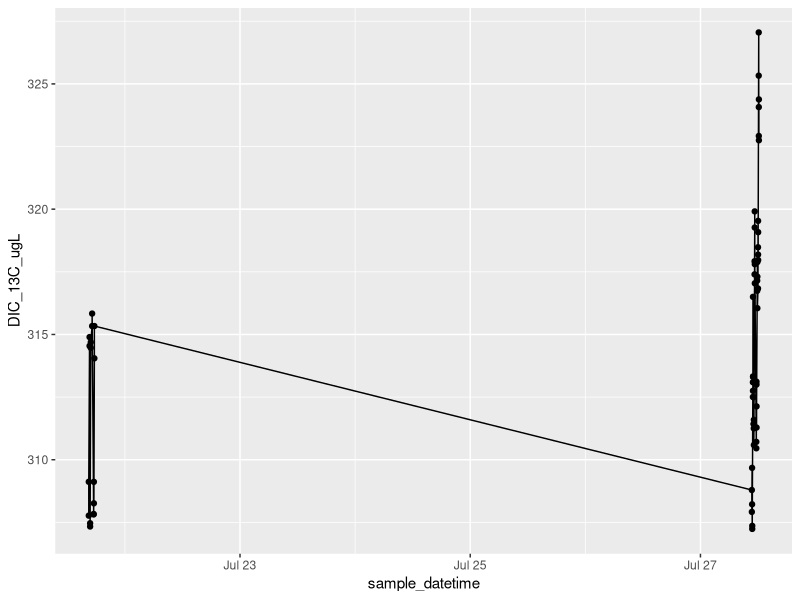
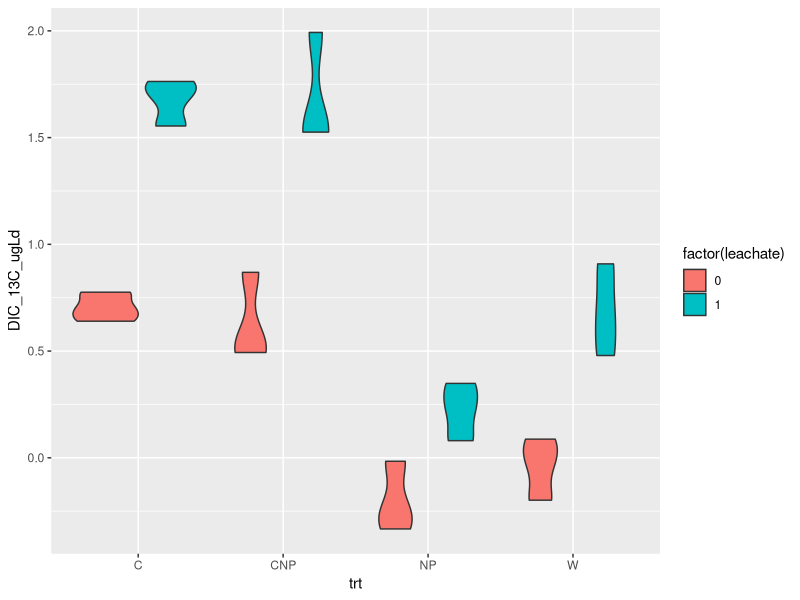
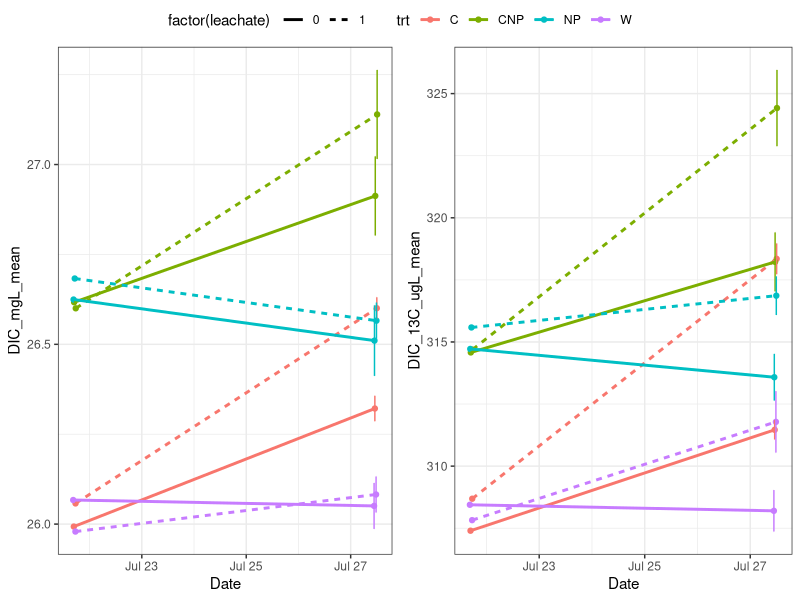
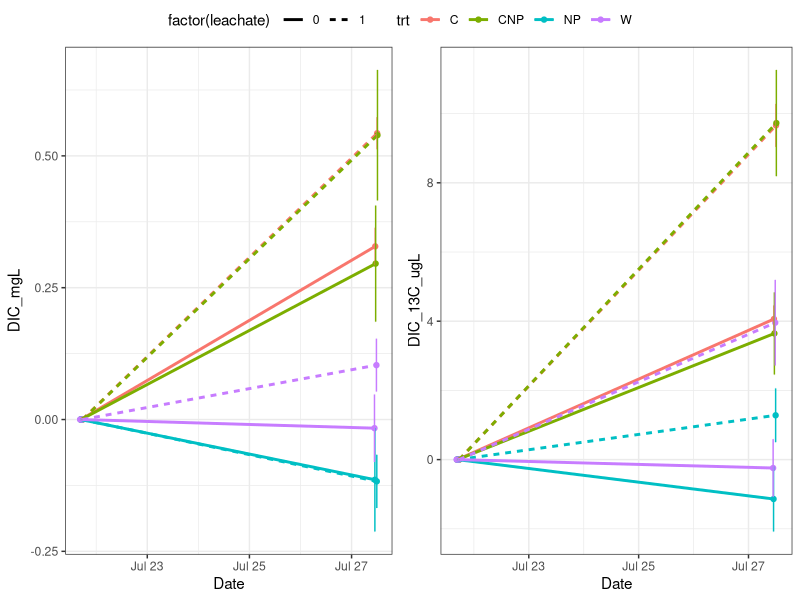
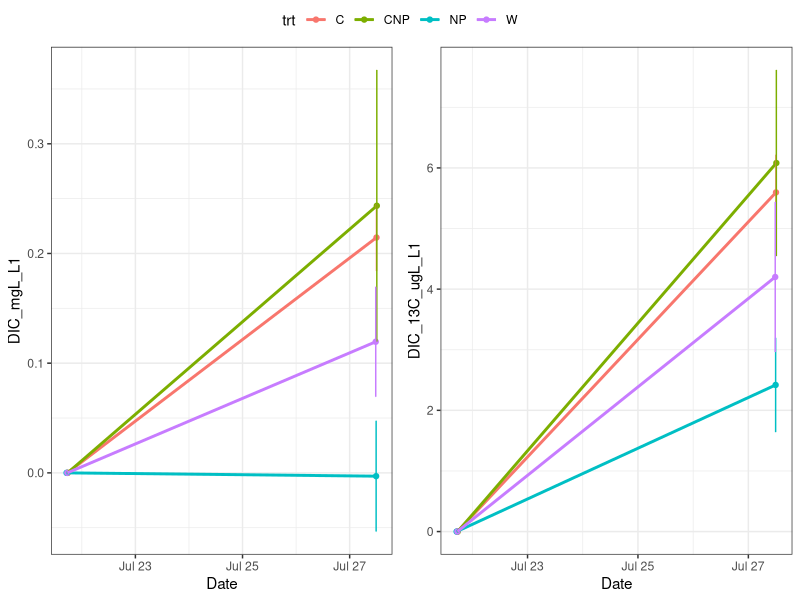
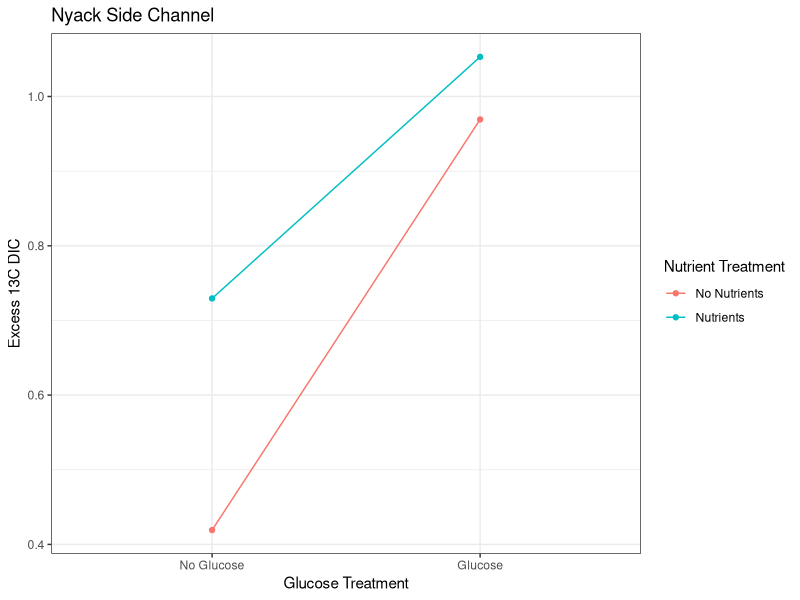
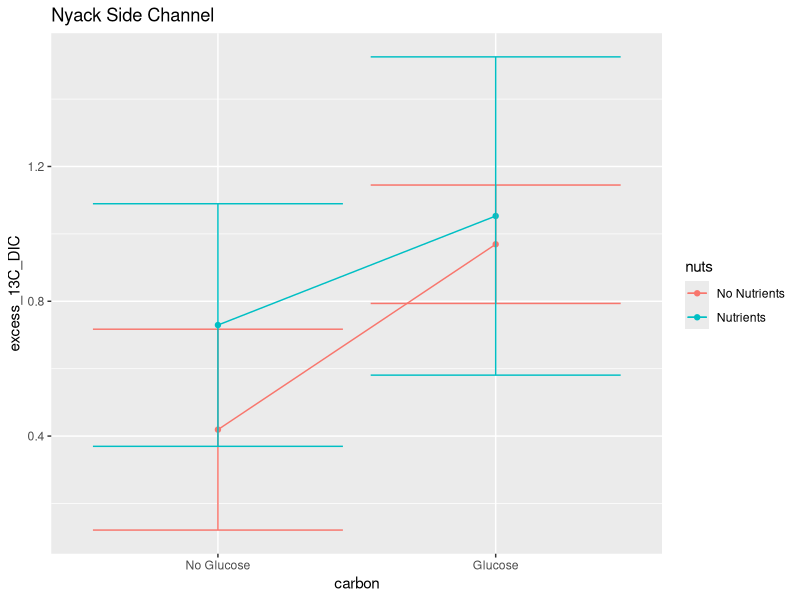

These figures' R source, in order:
library(tidyverse)
library(lubridate)
library(dplyr)


# setup ####
dat <- read_csv("data/Kirby_NyackSC/nsc_expt.csv")
alk <- read_csv('data/alkalinity/nsc_alkalinity.csv') %>%
    filter(!is.na(trt)) %>%
    mutate(date = as.Date(date, format = '%m/%d/%Y')) %>%
    select(-samplenum, -treatment, -vol_acid)
glimpse(dat)


# Functions ####
deltoAF<- function (del) {
  Rst<-0.0112372
  R<-(del/1000+1)*Rst
  AF<-R/(1+R)
  AF

}

AFtodel <- function (AF) {
  Rst<-0.0112372
  R<- AF/(1-AF)
  del<- (R/Rst-1)*1000

  del
}

DICfrom_C_A <- function(K1, K2, C, A){
  H_minus <- (((-K1*C))-sqrt(((K1*C)^2)-(4*-1*A*2*K1*K2*C)))/(2*-1*A)
  pH <- -1*log10(H_minus)
  B <- (K1*C)/H_minus
  Ca <- (K2*B)/H_minus
  D <- C + B + Ca
  A_check <- B + 2*Ca

  l <- list(H_minus, pH, C, B, Ca, D, A, A_check)
  names(l) <- c("H", "pH", "C", "B", "Ca", "D", "A","A check")
  DIC = l$D
  return(DIC)
}

# metadata ####
trts <- data.frame(Treatment = 1:8,
                   trt = c('W',  'NP', 'C', 'CNP','W',  'NP', 'C', 'CNP'),
                   leachate = c(0,0,0,0,1,1,1,1))

# add actual data for this part once we have DOC from Adam
c_source <- read_csv('data/DOC_stock_concentrations.csv')

# There is no clear pattern in the alkalinity data. Take an average:
alk <- alk %>% filter(final_pH > 4.3) %>%
    summarize(alk_meqL = mean(alk_meqL))

dat <- left_join(dat, trts, by = 'Treatment') %>%
    mutate(date = as.Date(sample_datetime))
    #left_join(alk, by = c('date', 'trt', 'leachate'))

# calculate DIC in the water ####
###testing DIC from pCO2-alk
###partial pressures of CO2 pCO2 in uatm
#alk <- 1.588 *10 ^(-3) # mol/L
# pCO2 <- 30 * 10^(-6) # mol/L
temp <- 273+21
K1 <- exp(290.9097-14554.21/(temp)-45.0575*log(temp))
K2 <- exp(207.6548-11843.79/(temp)-33.6485*log(temp))

# out <-DICfrom_C_A(K1=K1, K2=K2,C=pCO2,A=alk)
dat$DIC_molL <- DICfrom_C_A(K1, K2, dat$CO2_conc_umolL * 10^(-6),
                            alk$alk_meqL* 10^-3)
# dat$DIC_13molL <- DICfrom_C_A(K1, K2, dat$CO2_13C_umolL * 10^(-6), alk)
dat$DIC_mgL <- dat$DIC_molL*12.011*1000
# dat$AF = deltoAF(dat$delCO2)
dat$DIC_13C_umolL = dat$DIC_molL * dat$AF *10^6
dat$DIC_13C_ugL = dat$DIC_13C_umolL * 13


dat %>% dplyr::filter(!is.na(Treatment)) %>%
ggplot(aes(x = sample_datetime, y = DIC_13C_ugL))+
  geom_point() + geom_line()

# # Clean up data ####
# # Remove high time zero point:
# dat %>% filter(batch == 1, Treatment == 6)
# # It looks like the high one is syringe 8G. Check this in the notes.
#
# dat <- dat %>%
#     filter(!(batch == 1 & Syringe == '8G'),
#            !is.na(Treatment))

#FINAL FIGURES####

# filter to use only the start and end time points
dat_sum <- dat %>%
    group_by(batch, trt, leachate, replicate) %>%
    summarize(across(any_of(c('sample_datetime', 'delCO2', 'DIC_mgL',
                              'DIC_13C_ugL', 'alk_meqL')),
                     .fns = ~mean(., na.rm = T))) %>%
    ungroup()

bottle_dif <-
    dat_sum %>% select(-starts_with(c('delCO2', 'alk_meqL'))) %>%
    mutate(batch = case_when(batch == 1 ~ 'T0',
                             batch == 2 ~ 'T1'))%>%
    pivot_wider(names_from = c('batch', 'replicate'),
                values_from = c('sample_datetime', 'DIC_mgL', 'DIC_13C_ugL')) %>%
    rename_with(~sub('_NA$', '', .)) %>%
    mutate(across(starts_with('DIC_mgL_T1'), .fns = ~ . - DIC_mgL_T0),
           across(starts_with('DIC_13C_ugL_T1'), .fns = ~ . - DIC_13C_ugL_T0),
           across(starts_with('sample_datetime_T1'), .fns = ~ . - sample_datetime_T0)) %>%
    select(-ends_with('T0')) %>%
    pivot_longer(cols = ends_with(c('_A', '_B', '_C')),
                 names_to = c('.value', 'rep'),
                 names_sep = '_T1_') %>%
    mutate(sample_datetime = as.numeric(sample_datetime),
           DIC_ugLd = DIC_mgL/sample_datetime*1000,
           DIC_13C_ugLd = DIC_13C_ugL/sample_datetime) %>%
    select(-sample_datetime, -DIC_mgL, -DIC_13C_ugL) %>%
    mutate(site = "nyack_sc")

ggplot(bottle_dif, aes(trt, DIC_13C_ugLd, fill = factor(leachate))) +
    geom_violin()
write_csv(bottle_dif, 'data/DIC_change_by_bottle_nsc.csv')

dat_sum <- dat_sum %>%
    select(-replicate) %>%
    group_by(batch, trt, leachate) %>%
    summarize(across(any_of(c('sample_datetime', 'delCO2', 'DIC_mgL',
                              'DIC_13C_ugL', 'alk_meqL')),
                     .fns = list(mean = ~mean(., na.rm = T),
                                 sd = ~sd(., na.rm = T)))) %>%
    rename(sample_datetime = sample_datetime_mean) %>%
    select(-sample_datetime_sd) %>%
    mutate(across(ends_with('sd'), ~case_when(is.na(.) ~ 0,
                                              TRUE ~ .))) %>%
    mutate(site = "nsc")
write_csv(dat_sum, 'data/DIC_overtime_nsc.csv')

p12 <- ggplot(dat_sum, aes(sample_datetime, DIC_mgL_mean, col = trt, lty = factor(leachate)))+
    geom_point() + geom_line(size = 1) +
    geom_errorbar(aes(ymin = DIC_mgL_mean - DIC_mgL_sd,
                      ymax = DIC_mgL_mean + DIC_mgL_sd), lty = 1)+
    xlab('Date') +theme_bw()
p13 <- ggplot(dat_sum, aes(sample_datetime, DIC_13C_ugL_mean, col = trt, lty = factor(leachate)))+
    geom_point() + geom_line(size = 1) +
    geom_errorbar(aes(ymin = DIC_13C_ugL_mean - DIC_13C_ugL_sd,
                      ymax = DIC_13C_ugL_mean + DIC_13C_ugL_sd), lty = 1)+
    xlab('Date') +theme_bw()

png(filename = 'figures/nsc_expt_13CO2overtime.png',
    width = 8, height = 5, res = 300, units = 'in')
ggpubr::ggarrange(p12, p13, common.legend = T)
dev.off()

#removing baseline ####

dat_dif <- dat_sum %>% select(-starts_with(c('delCO2', 'alk_meqL'))) %>%
    mutate(batch = case_when(batch == 1 ~ 'T0',
                             batch == 2 ~ 'T1'))%>%
    rename(DIC_mgL = DIC_mgL_mean, DIC_13C_ugL = DIC_13C_ugL_mean) %>%
    pivot_wider(names_from = 'batch',
                values_from = c('sample_datetime', 'DIC_mgL', 'DIC_13C_ugL',
                                'DIC_mgL_sd', 'DIC_13C_ugL_sd')) %>%
    mutate(DIC_mgL_T1 = DIC_mgL_T1 - DIC_mgL_T0,
           DIC_mgL_T0 = DIC_mgL_T0 - DIC_mgL_T0,
           DIC_13C_ugL_T1 = DIC_13C_ugL_T1 - DIC_13C_ugL_T0,
           DIC_13C_ugL_T0 = DIC_13C_ugL_T0 - DIC_13C_ugL_T0) %>%
    pivot_longer(cols = ends_with(c('T0', 'T1')),
                 names_to = c('.value', 'time'),
                 names_sep = '_T')


#code to save figure(change expt name)
p12 <- ggplot(dat_dif, aes(sample_datetime, DIC_mgL, col = trt, lty = factor(leachate)))+
    geom_point() + geom_line(size = 1) +
    geom_errorbar(aes(ymin = DIC_mgL - DIC_mgL_sd,
                      ymax = DIC_mgL + DIC_mgL_sd), lty = 1)+
    xlab('Date') +theme_bw()
p13 <- ggplot(dat_dif, aes(sample_datetime, DIC_13C_ugL, col = trt, lty = factor(leachate)))+
    geom_point() + geom_line(size = 1) +
    geom_errorbar(aes(ymin = DIC_13C_ugL - DIC_13C_ugL_sd,
                      ymax = DIC_13C_ugL + DIC_13C_ugL_sd), lty = 1)+
    xlab('Date') +theme_bw()
png(filename = 'figures/nsc_expt_13CO2.png',
    width = 8, height = 5, res = 300, units = 'in')
ggpubr::ggarrange(p12, p13, common.legend = T)
dev.off()

saveRDS(p12, 'data/p12_nsc_DOC')
saveRDS(p13, 'data/p13_nsc_DOC')

#removing non-leachate treatment####
dat_lch <- dat_dif %>%
    mutate(leachate = case_when(leachate == 1 ~ 'L1',
                             leachate == 0 ~ 'L0'))%>%
    pivot_wider(names_from = 'leachate',
                values_from = c('sample_datetime', 'DIC_mgL', 'DIC_13C_ugL',
                                'DIC_mgL_sd', 'DIC_13C_ugL_sd')) %>%
    mutate(DIC_mgL_L1 = DIC_mgL_L1 - DIC_mgL_L0,
           DIC_13C_ugL_L1 = DIC_13C_ugL_L1 - DIC_13C_ugL_L0) %>%
    select(-ends_with('L0')) %>%
    rename(sample_datetime = sample_datetime_L1)
    # pivot_longer(cols = ends_with(c('L0', 'L1')),
    #              names_to = c('.value', 'time'),
    #              names_sep = '_L')
    #left_join(dat_dif, by = c('time'='time','trt'='trt'))



#code to save figure(change expt name)
p12 <- ggplot(dat_lch, aes(sample_datetime, DIC_mgL_L1, col = trt))+
    geom_point() + geom_line(size = 1) +
    geom_errorbar(aes(ymin = DIC_mgL_L1 - DIC_mgL_sd_L1,
                      ymax = DIC_mgL_L1 + DIC_mgL_sd_L1), lty = 1)+
    xlab('Date') +theme_bw()
p13 <- ggplot(dat_lch, aes(sample_datetime, DIC_13C_ugL_L1, col = trt))+
    geom_point() + geom_line(size = 1) +
    geom_errorbar(aes(ymin = DIC_13C_ugL_L1 - DIC_13C_ugL_sd_L1,
                      ymax = DIC_13C_ugL_L1 + DIC_13C_ugL_sd_L1), lty = 1)+
    xlab('Date') +theme_bw()
png(filename = 'figures/nsc_expt_13CO2change.png',
    width = 8, height = 5, res = 300, units = 'in')
ggpubr::ggarrange(p12, p13, common.legend = T)
dev.off()

#tables ####

dd <- dat_sum %>% select(-starts_with(c('delCO2', 'alk_meqL'))) %>%
    mutate(batch = case_when(batch == 1 ~ 'T0',
                             batch == 2 ~ 'T'))%>%
    rename(DIC_mgL = DIC_mgL_mean, DIC_13C_ugL = DIC_13C_ugL_mean) %>%
    pivot_wider(names_from = 'batch',
                values_from = c('sample_datetime', 'DIC_mgL', 'DIC_13C_ugL',
                                'DIC_mgL_sd', 'DIC_13C_ugL_sd')) %>%
    mutate(inc_time = sample_datetime_T - sample_datetime_T0,
           Delta_T = as.numeric(inc_time),
           Delta_DIC_ugLd = (DIC_mgL_T - DIC_mgL_T0)*1000/Delta_T,
           Delta_DIC_ugLd_sd = (DIC_mgL_sd_T + DIC_mgL_sd_T0)*1000/Delta_T,
           Delta_DIC_13_ugLd = (DIC_13C_ugL_T - DIC_13C_ugL_T0)/Delta_T,
           Delta_DIC_13_ugLd_sd = (DIC_13C_ugL_sd_T + DIC_13C_ugL_sd_T0)/Delta_T) %>%
    select(-ends_with(c('_T', '_T0')))

mutate(dd, AF = Delta_DIC_13_ugLd/(Delta_DIC_13_ugLd + Delta_DIC_ugLd),
       del = AFtodel(AF))

excess13CDIC <- dd %>% select( -inc_time) %>%
    pivot_wider(id_cols = trt, names_from = 'leachate',
                values_from = c('Delta_DIC_ugLd', 'Delta_DIC_13_ugLd',
                                'Delta_DIC_ugLd_sd', 'Delta_DIC_13_ugLd_sd')) %>%
    mutate(excess_13C_DIC = Delta_DIC_13_ugLd_1 - Delta_DIC_13_ugLd_0,
           excess_13C_sd = Delta_DIC_13_ugLd_sd_1 + Delta_DIC_13_ugLd_sd_0,
           excess_DIC = Delta_DIC_ugLd_1 - Delta_DIC_ugLd_0,
           excess_DIC_sd = Delta_DIC_ugLd_sd_1 + Delta_DIC_ugLd_sd_0) %>%
    select(-ends_with(c('_1','_0'))) %>%
    mutate(site = 'nyack_sc', .before = trt)

excess13CDIC$carbon = c('Glucose', 'Glucose', 'No Glucose', 'No Glucose')
excess13CDIC$carbon <- factor(excess13CDIC$carbon, levels = c('No Glucose','Glucose'))
excess13CDIC$nuts = c('No Nutrients', 'Nutrients', 'No Nutrients', 'Nutrients')
png(filename = 'figures/nsc_expt_13CDIC_pres.png',
    width = 5, height = 5, res = 300, units = 'in')
ggplot(excess13CDIC, aes(carbon, excess_13C_DIC, col = nuts,fill = nuts, group = nuts)) +
    geom_line() + geom_point() +
    # geom_ribbon(aes(ymin = excess_13C_DIC - excess_13C_sd,
    #                   ymax = excess_13C_DIC + excess_13C_sd),col = 'transparent', alpha = 0.2,
    #             outline.type = 'full')+
    ggtitle('Nyack Side Channel')+
    xlab('Glucose Treatment') +theme_bw()+
    ylab('Excess 13C DIC')+
    guides(color = guide_legend(title = "Nutrient Treatment"))+
    guides(fill = FALSE)
dev.off()

excess13CDIC$carbon = c('Glucose', 'Glucose', 'No Glucose', 'No Glucose')
excess13CDIC$carbon <- factor(excess13CDIC$carbon, levels = c('No Glucose','Glucose'))
excess13CDIC$nuts = c('No Nutrients', 'Nutrients', 'No Nutrients', 'Nutrients')
png(filename = 'figures/nsc_expt_13CDIC.png',
    width = 5, height = 5, res = 300, units = 'in')
ggplot(excess13CDIC, aes(carbon, excess_13C_DIC, col = nuts, group = nuts)) +
    geom_line() + geom_point() +
    geom_errorbar(aes(ymin = excess_13C_DIC - excess_13C_sd,
                      ymax = excess_13C_DIC + excess_13C_sd))+
    ggtitle('Nyack Side Channel')
dev.off()

write_csv(excess13CDIC, 'data/excessDIC_nsc.csv')

# write_csv(DIC_dataframe, "processed_CO2/experiment1_processed.csv")
# DIC <- read_csv('processed_CO2/experiment1_processed.csv')
#
# # calculate excess 13CDIC in each treatment ####
# sumDIC <- filter(DIC, time_interval %in% c('T0', 'T5')) %>%
#     select(time_interval, treatment, sample_datetime, DIC_molL, DIC_13C_umolL) %>%
#     group_by(time_interval, treatment) %>%
#     # summarize(across(.fns = list(mean = ~mean(.), sd = sd(.))))
#     summarize(sample_datetime = mean(sample_datetime),
#               DIC_molL = mean(DIC_molL),
#               DIC_13C_sd = sd(DIC_13C_umolL),
#               DIC_13C_umolL = mean(DIC_13C_umolL)) %>%
#     ungroup()
#
# DIC_table <- sumDIC %>%
#     mutate(excess_13C_DIC_umolL = DIC_13C_umolL - sumDIC$DIC_13C_umolL[sumDIC$time_interval == 'T0'],
#            excess_DIC_umolL = (DIC_molL - sumDIC$DIC_molL[sumDIC$time_interval == 'T0'])*10^6,
#            excess_13C_DIC_umolL_sd = DIC_13C_sd + sumDIC$DIC_13C_sd[sumDIC$time_interval == 'T0'])
#
#
# #creating excess accumulated 13C CO2 (from DIC) plot  ####
# # setwd('/Users/niko/Dropbox/leachate_linder/processed_CO2')
# # DIC_table <- read_csv('~/Dropbox/leachate_linder/processed_CO2/DIC_table.csv')
# DIC_table$nutrients <- c(0,0,1,0,1)
# DIC_table$sugar <- c(0,1,1,0,0)
# # DIC_table$DICXS <- DIC_table$DICXS*1000
# # DIC_table$STDev_T5 <- DIC_table$STDev_T5*1000
# # DIC_table$STDev_T0 <- DIC_table$STDev_T0*1000
# # DIC_table$STDev <- DIC_table$STDev_T0 + DIC_table$STDev_T5
#
# DIC_table <- slice(DIC_table, -1)
#
# plot(DIC_table$sugar[DIC_table$nutrients == 1],
#      DIC_table$excess_13C_DIC_umolL[DIC_table$nutrients == 1], type = 'b',
#      xlim = c(-0.25,1.25), ylim = c(0,1.5), pch = 15, col = 'blue',
#      xaxt = 'n', xlab = 'No Sugar                                         Sugar',
#      ylab = 'Accumulated Excess 13C CO2 (µg)')
#
#
# arrows(x0 = DIC_table$sugar[DIC_table$nutrients == 1],
#        y0 = DIC_table$excess_13C_DIC_umolL[DIC_table$nutrients == 1],
#        x1 = DIC_table$sugar[DIC_table$nutrients == 1],
#        y1 = DIC_table$excess_13C_DIC_umolL[DIC_table$nutrients == 1]+
#          DIC_table$excess_13C_DIC_umolL_sd[DIC_table$nutrients ==1], length = 0.1, angle = 90)
# arrows(x0 = DIC_table$sugar[DIC_table$nutrients == 1],
#       y0 = DIC_table$excess_13C_DIC_umolL[DIC_table$nutrients == 1],
#       x1 = DIC_table$sugar[DIC_table$nutrients == 1],
#       y1 = DIC_table$excess_13C_DIC_umolL[DIC_table$nutrients == 1]-
#         DIC_table$excess_13C_DIC_umolL_sd[DIC_table$nutrients ==1], angle = 90, length = 0.1)
#
# lines(DIC_table$sugar[DIC_table$nutrients == 0],
#       DIC_table$excess_13C_DIC_umolL[DIC_table$nutrients == 0],pch = 1, col = 'forestgreen')
# points(DIC_table$sugar[DIC_table$nutrients == 0],
#        DIC_table$excess_13C_DIC_umolL[DIC_table$nutrients == 0], pch = 15, col = 'forestgreen')
# arrows(x0 = DIC_table$sugar[DIC_table$nutrients == 0],
#        y0 = DIC_table$excess_13C_DIC_umolL[DIC_table$nutrients == 0],
#        x1 = DIC_table$sugar[DIC_table$nutrients == 0],
#        y1 = DIC_table$excess_13C_DIC_umolL[DIC_table$nutrients == 0]+
#          DIC_table$excess_13C_DIC_umolL_sd[DIC_table$nutrients ==0], length = 0.1, angle = 90)
# arrows(x0 = DIC_table$sugar[DIC_table$nutrients == 0],
#        y0 = DIC_table$excess_13C_DIC_umolL[DIC_table$nutrients == 0],
#        x1 = DIC_table$sugar[DIC_table$nutrients == 0],
#        y1 = DIC_table$excess_13C_DIC_umolL[DIC_table$nutrients == 0]-
#          DIC_table$excess_13C_DIC_umolL_sd[DIC_table$nutrients ==0], angle = 90, length = 0.1)
#
# legend('topleft', legend = c('Nutrients', 'No Nutrients'),
#        col = c('green', 'blue'), lty = c(1,1), pch = c(15, 15), border = NA)
#
# # plot(DIC_table$sample_datetime, dat$DIC_13C, type = 'b', pch = 15)
# lines(dat$sample_datetime)
#
# arrows()
